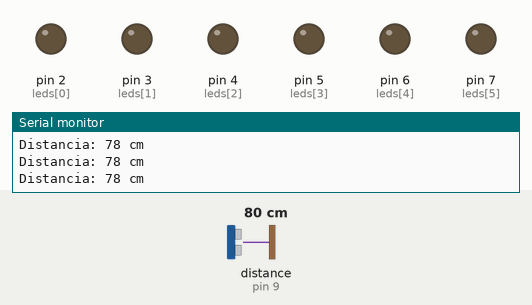
Recording of a sketch running on a simulated Arduino Uno, built with avr-gcc and run on an emulated ATmega328P. Shown: output pins drawn as LEDs (lit = HIGH), the last lines printed to the serial monitor. Wiring (inferred from the names in the program): ultrasonic range finder: trigger pin 8; echo pin 9. The inputs (shaded band) are chosen by the test bench; at power-on: distance to the obstacle (sensor on pin 9) 80 cm. The echo pulse lasts 58.3 µs per cm; pins used as bus, display or sensor lines are not drawn.

Above: at 1.2 s.
1.3 s: distance to the obstacle (sensor on pin 9) set to 35 cm
2.8 s: distance to the obstacle (sensor on pin 9) set to 28 cm
At 3.1 s:
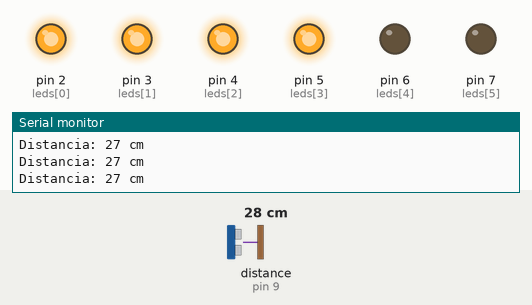
4.3 s: distance to the obstacle (sensor on pin 9) set to 23 cm
5.8 s: distance to the obstacle (sensor on pin 9) set to 20 cm
At 6.7 s:
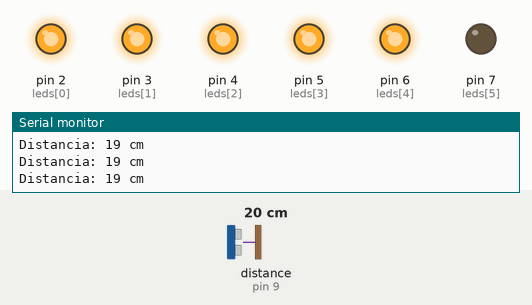
7.3 s: distance to the obstacle (sensor on pin 9) set to 8 cm
8.8 s: distance to the obstacle (sensor on pin 9) set to 5 cm
At 9.4 s:
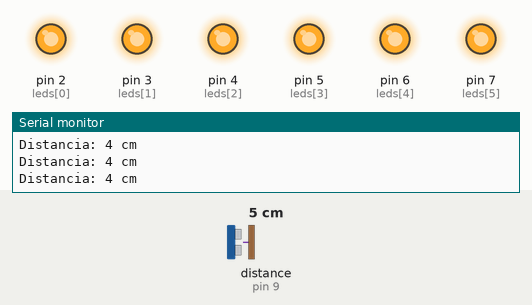
Timing chart, 0 to 11.3 s (numbered marks = the images above; inputs shaded):
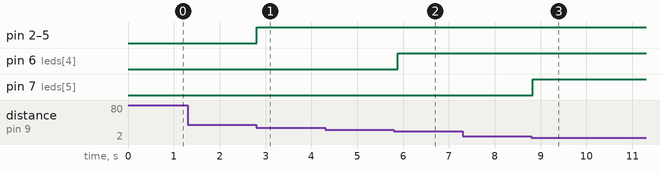

The sketch:

Ard_uno_medidor_distancia.ino
```cpp
// Proyecto: Detector de distancia con sensor ultrasónico y LEDs
// Arduino Uno + HC-SR04 + 6 LEDs
// Autor: Sergio Ureña

const int trigPin = 8;   // Pin TRIG del sensor ultrasónico
const int echoPin = 9;   // Pin ECHO del sensor ultrasónico
const int leds[6] = {2, 3, 4, 5, 6, 7};  // Pines de los 6 LEDs

long duracion;
int distancia;

void setup() {
  pinMode(trigPin, OUTPUT);
  pinMode(echoPin, INPUT);

  for (int i = 0; i < 6; i++) {
    pinMode(leds[i], OUTPUT);
    digitalWrite(leds[i], LOW);
  }

  Serial.begin(9600); // Para ver la distancia en el monitor serie
}

void loop() {
  // Enviar pulso ultrasónico
  digitalWrite(trigPin, LOW);
  delayMicroseconds(2);
  digitalWrite(trigPin, HIGH);
  delayMicroseconds(10);
  digitalWrite(trigPin, LOW);

  // Medir tiempo del eco
  duracion = pulseIn(echoPin, HIGH);

  // Calcular distancia en cm
  distancia = duracion * 0.034 / 2;

  Serial.print("Distancia: ");
  Serial.print(distancia);
  Serial.println(" cm");

  // Control de LEDs
  if (distancia > 30) {
    // Ningún LED encendido
    for (int i = 0; i < 6; i++) {
      digitalWrite(leds[i], LOW);
    }
  } else {
    // Escala de 0 a 30 cm → 6 LEDs
    int numLeds = map(distancia, 100, 5, 0, 6);
    if (numLeds > 6) numLeds = 6;
    if (numLeds < 0) numLeds = 0;

    for (int i = 0; i < 6; i++) {
      if (i < numLeds) {
        digitalWrite(leds[i], HIGH);
      } else {
        digitalWrite(leds[i], LOW);
      }
    }
  }

  delay(100);
}
```

Measured:
- the behaviour switches between 32 and 31 cm on distance to the obstacle (sensor on pin 9) (found by bisection; images 0 and 1)
- the behaviour switches between 22 and 21 cm on distance to the obstacle (sensor on pin 9) (found by bisection; images 1 and 2)
- the behaviour switches between 7 and 6 cm on distance to the obstacle (sensor on pin 9) (found by bisection; images 2 and 3)
- after the input at 2.8 s, pin 2 (leds[0]), pin 3 (leds[1]), pin 4 (leds[2]), pin 5 (leds[3]): LOW → HIGH at once
- after the input at 5.8 s, pin 6 (leds[4]): LOW → HIGH after 0.08 s
- after the input at 8.8 s, pin 7 (leds[5]): LOW → HIGH at once
